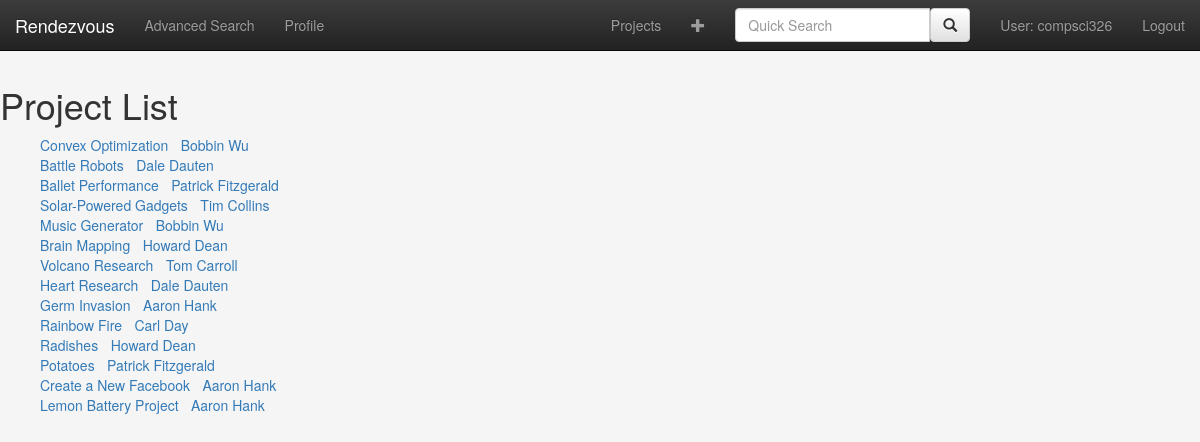
The app's page /rendezvous/project/ (signed in) with its own data.
### rendezvous/models.py (models this page shows, shortened)
class Project(models.Model):
    name = models.CharField(max_length=100)
    id = models.UUIDField(primary_key=True, default=uuid.uuid4, help_text="unique way to identify each project.")
    owner = models.ForeignKey('Profile', on_delete=models.SET_NULL, null=True, related_name='owner')
    description = models.CharField(max_length=500)
    tags = models.ManyToManyField(Tag, help_text="Select relevant tags so users can find your project.")
    skills_desired = models.ManyToManyField(Skill, help_text="Select one of the relevant skills that you are looking for.")
    events = models.ManyToManyField(Event, blank=True)
    location = models.ForeignKey('Location', on_delete=models.SET_NULL, null=True)
    contributors = models.ManyToManyField(Profile, blank=True, help_text="User that is contributing to this project.")
    date_created = models.DateField(null=True, blank=True)
    date_completed = models.DateField(null=True, blank=True)
    def get_absolute_url(self):
        return reverse('view-project', args=[str(self.id.hex)])

class Profile(models.Model):
    account = models.OneToOneField(User, on_delete=models.CASCADE, null = True)
    name = models.CharField(max_length=50)
    id = models.UUIDField(primary_key=True, default=uuid.uuid4, help_text="unique way to identify each user.")
    email = models.CharField(max_length=50)
    relevant_skills = models.ManyToManyField(Skill, help_text="Select one of your relevant skills.")
    projects_owned = models.ManyToManyField('Project', blank = True, help_text="Select a project that this user owns.")
    def get_absolute_url(self):
        return reverse('view-user-profile', args=[str(self.id.hex)])

### rendezvous/views.py (the view)
# urls.py: url(r'project/$', views.ProjectListView.as_view(), name='project-list'),
class ProjectListView(generic.ListView):
    model = Project
    context_object_name = 'project_list'
    template_name = 'project_list.html'

### rendezvous/templates/project_list.html (shortened to what this page needs)
{% extends "base_generic.html" %}
{% load static %}
{% block stylesheets %}
<link rel="stylesheet" href="{% static 'css/project.css' %}">
{% endblock %}
{% block content %}
    <h1>Project List</h1>
    {% if project_list %}
        <ul>
            {% for project in project_list %}
                <li>
                    <a href="{{ project.get_absolute_url }}">{{ project.name }}</a> - <a href="{{ project.owner.get_absolute_url }}">{{ project.owner.name }}</a>
                </li>
            {% endfor %}
        </ul>
    {% else %}
        <p>There are no projects to display.</p>
    {% endif %}
{% endblock %}

### rendezvous/templates/base_generic.html (shortened to what this page needs)
<!DOCTYPE html>
<html lang="en">
<head>
    <link rel="stylesheet" href="https://maxcdn.bootstrapcdn.com/bootstrap/3.3.7/css/bootstrap.min.css">
    <link rel="stylesheet" href="https://maxcdn.bootstrapcdn.com/bootstrap/3.3.7/css/bootstrap-theme.min.css">
    {% block stylesheets %}{% endblock %}
</head>
<body>
    {% block navbar %}
    <nav class="navbar navbar-inverse navbar-fixed-top">
        <div class="container-fluid">
            <div class="navbar-header">
                <a class="navbar-brand" href="{% url 'index' %}">Rendezvous</a>
            </div>
            <ul class="nav navbar-nav">
                <li><a href="{% url 'advanced-search' %}">Advanced Search</a></li>
                <li><a href="{% url 'user-list' %}">Profile</a></li>
            </ul>
            <ul class="nav navbar-nav navbar-right">
                <li><a href="{%  url 'project-list' %}">Projects</a></li>
                {% if user.is_authenticated %}
                    <li><a href="{% url 'create-project' %}" title="Create new project"><span class="glyphicon glyphicon-plus"></span></a></li>
                {% endif %}
                <li>
                    <div class="input-group">
                        <form class="navbar-form" role="search">
                            <input type="text" class="form-control" placeholder="Quick Search">
                            <button class="btn btn-default" type="submit"><span class="glyphicon glyphicon-search"></span></button>
                        </form>
                    </div>
                </li>
                {% if user.is_authenticated %}
                    <li><a href="{% url 'view-user-profile' user.profile.id.hex %}">User: {{ user.get_username }}</a></li>
                    <li><a href="{% url 'logout'%}?next={{request.path}}">Logout</a></li>
                {% else %}
                    <li><a href="{% url 'login'%}?next={{request.path}}">Login</a></li>
                {% endif %}
            </ul>
        </div>
    </nav>
    {% endblock %}
    {% block content %}{% endblock %}
</body>
</html>

### rendezvous/static/css/project.css (style rules this page uses)
body { background-color:whitesmoke; padding-top: 65px; }
li { color: whitesmoke }

### records on screen
Project: name "Convex Optimization", owner.name "Bobbin Wu"
Project: name "Battle Robots", owner.name "Dale Dauten"
Project: name "Ballet Performance", owner.name "Patrick Fitzgerald"
Project: name "Solar-Powered Gadgets", owner.name "Tim Collins"
Project: name "Music Generator", owner.name "Bobbin Wu"
Project: name "Brain Mapping", owner.name "Howard Dean"
Project: name "Volcano Research", owner.name "Tom Carroll"
Project: name "Heart Research", owner.name "Dale Dauten"
Project: name "Germ Invasion", owner.name "Aaron Hank"
Project: name "Rainbow Fire", owner.name "Carl Day"
Project: name "Radishes", owner.name "Howard Dean"
Project: name "Potatoes", owner.name "Patrick Fitzgerald"
Project: name "Create a New Facebook", owner.name "Aaron Hank"
Project: name "Lemon Battery Project", owner.name "Aaron Hank"

### other values on screen
{{ user.get_username }} "compsci326"
